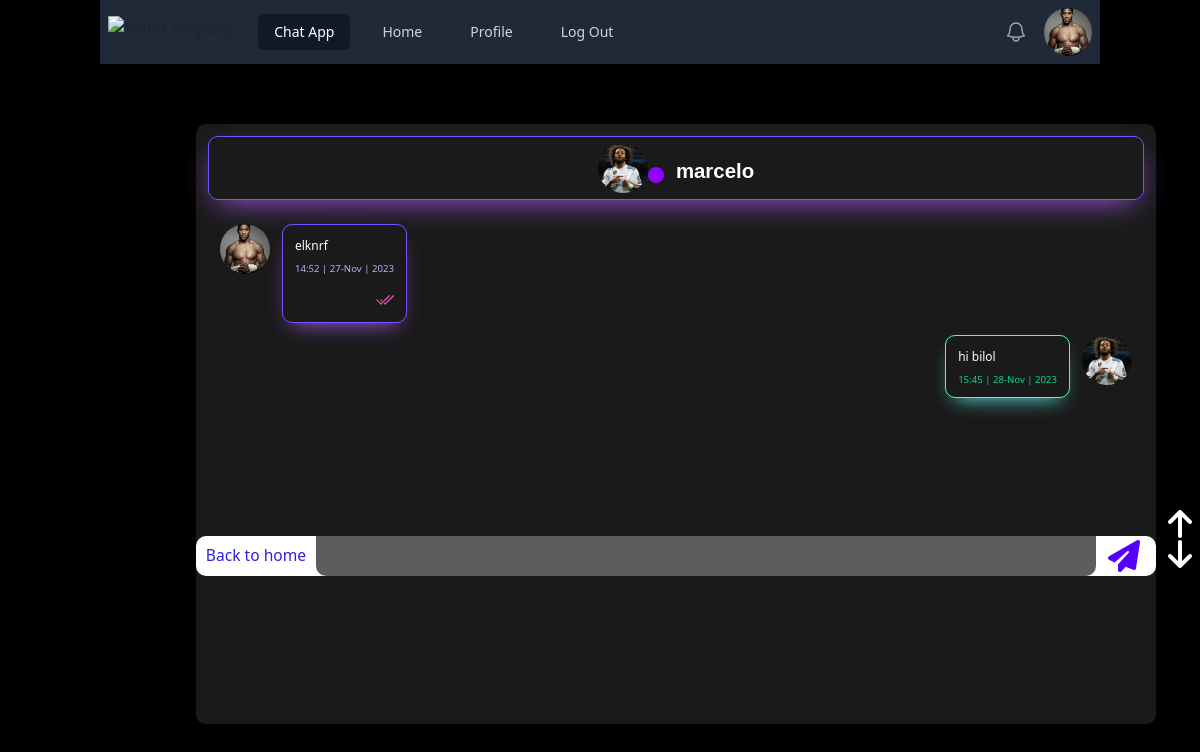
Before: /contact/2 (signed in) with the older database file.
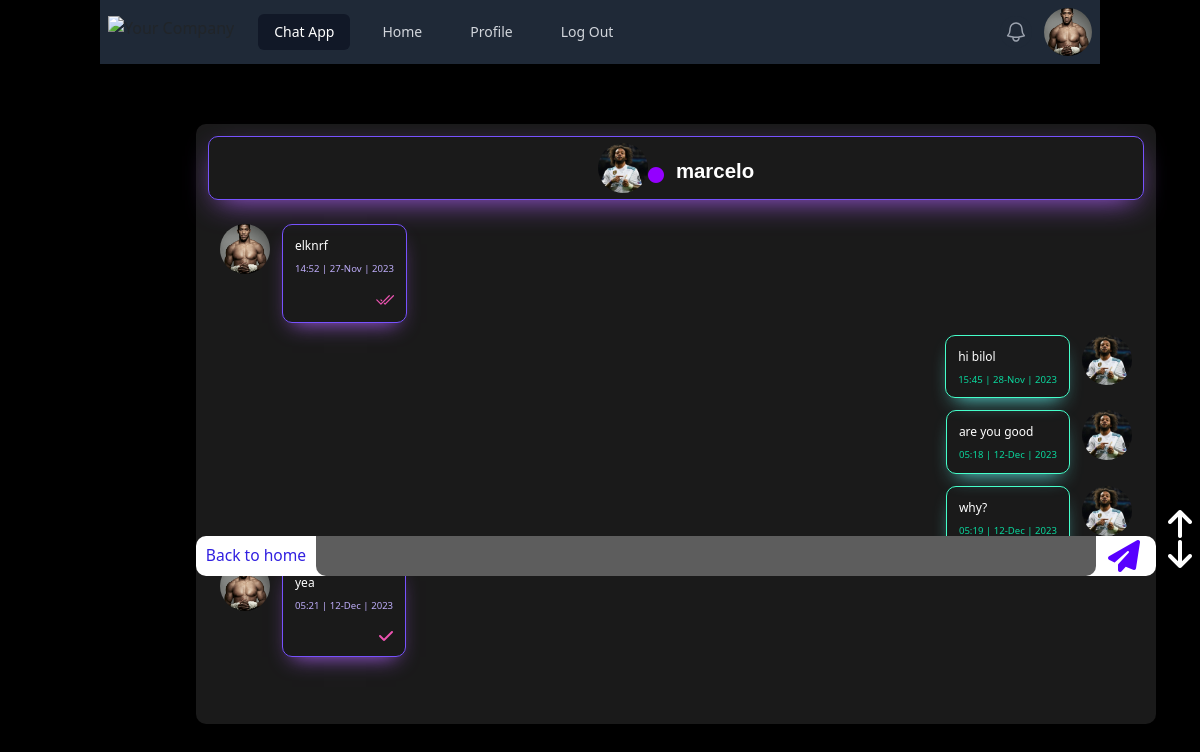
After: the same page with the newer database file.
### chats/models.py (models this page shows, shortened)
class Messages(models.Model):
    text = models.CharField(max_length=200)
    sender = models.ForeignKey(CustomUser, on_delete=models.CASCADE, related_name='sender', null=True)
    recipient = models.ForeignKey(CustomUser, on_delete=models.CASCADE, related_name='recipient', null=True)
    created_time = models.DateTimeField(auto_now_add=True)
    send_status = models.CharField(max_length=10, choices=MESSAGES_TYPE, default='sending')

### users/models.py (models this page shows)
class CustomUser(AbstractUser):
    profile_picture = models.ImageField(default='default_profile_pic.png')

### chats/views.py (the view)
# urls.py: path('contact/<int:id>', UserDetailView.as_view(), name='contact'),
class UserDetailView(LoginRequiredMixin, View):
    def get(self, request, id):
        messages_form = MessageForm()
        user = CustomUser.objects.get(id=id)
        message = Messages.objects.filter(
            Q(Q(sender=request.user) & Q(recipient=user)) |
            Q(Q(sender=user) & Q(recipient=request.user))
        )
        message = message.order_by('created_time')
        count = message.filter(send_status='sending').count()
        for i in message:
            if i.sender != request.user and i.send_status == 'sending':
                i.send_status = 'sended'
                i.save()
        context = {
            'count': count,
            'user': user,
            'message': message,
            'messages_form': messages_form,
        }
        return render(request, 'contact.html', context)

### chats/forms.py
class MessageForm(ModelForm):
    class Meta:
        model = Messages
        fields = ['text']

### templates/contact.html (shortened to what this page needs)
{% extends 'base.html' %}
{% load static %}
{% block content %}
    <div class="chat">
        <div id="top" class="data">
            <img src="{{ user.profile_picture.url }}">
            <i style="color: #9400FF;" class="mt-4 mr-3 fa-sharp fa-solid fa-circle fa-beat-fade"></i>
            <h3 class="mt-3">{{ user.username }}</h3>
        </div>
        <form class="position-fixed" method="post" action="{% url 'message' user.id %}">
            <a href="{% url 'home' %}">Back to home </a>
            {{ messages_form.text }}
            <button type="submit"><i class="ml-3 fa-sharp fa-solid fa-paper-plane fa-2xl"></i></button>
        </form>
        <a href="#top"><i style="color: white; margin-left: 80vw; position: fixed; margin-top: 25vw" class="fa-solid fa-arrow-up fa-2xl"></i></a>
        <a href="#last"><i style="color: white; margin-left: 80vw; position: fixed; margin-top: 27.5vw" class="fa-sharp fa-solid fa-2xl fa-arrow-down"></i></a>
        {% for i in message %}
        {% if i.sender == request.user %}
            <div class="message">
                <img src="{{ request.user.profile_picture.url }}">
                <div class="text1">
                    <p>{{ i.text }}</p>
                    <h4 class="mt-2">{{ i.created_time|date:"H:i | d-M | Y" }}</h4>
                    {% if i.send_status == 'sending' %}
                        <i style="float: right; color: #EC53B0" class="mt-3 fa-solid fa-check"></i>
                    {% endif %}
                </div>
            </div>
        {% else %}
            <div class="message1">
                <img src="{{ user.profile_picture.url }}">
                <div class="text">
                    <p>{{ i.text }}</p>
                    <h4 class="mt-2">{{ i.created_time|date:"H:i | d-M | Y" }}</h4>
                </div>
            </div>
        {% endif %}
    {% endfor %}
    </div>
    <div id="last" class="last">
    </div>
{% endblock content %}

Changed rows visible on the page:
added Messages: profile_picture (picture), text "are you good", created_time|d "05:18 | 12-Dec | 2023"
added Messages: profile_picture (picture), text "why?", created_time|d "05:19 | 12-Dec | 2023"
added Messages: user.profile_picture (picture), text "yea", created_time|d "05:21 | 12-Dec | 2023", send_status "sending" (drawn)
